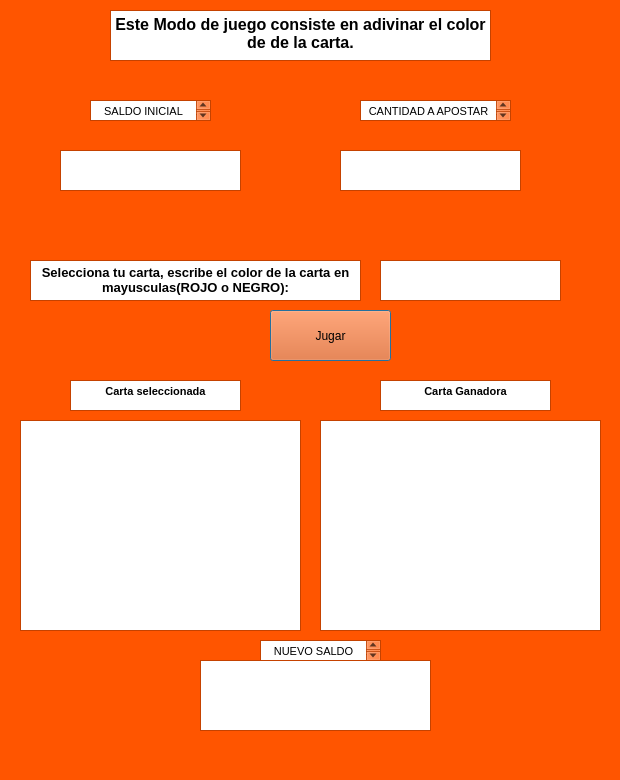
<?xml version="1.0" encoding="UTF-8"?>
<ui version="4.0">
 <class>opcion5</class>
 <widget class="QDialog" name="opcion5">
  <property name="geometry">
   <rect>
    <x>0</x>
    <y>0</y>
    <width>620</width>
    <height>780</height>
   </rect>
  </property>
  <property name="palette">
   <palette>
    <active>
     <colorrole role="WindowText">
      <brush brushstyle="SolidPattern">
       <color alpha="255">
        <red>0</red>
        <green>0</green>
        <blue>0</blue>
       </color>
      </brush>
     </colorrole>
     <colorrole role="Button">
      <brush brushstyle="SolidPattern">
       <color alpha="255">
        <red>255</red>
        <green>85</green>
        <blue>0</blue>
       </color>
      </brush>
     </colorrole>
     <colorrole role="Light">
      <brush brushstyle="SolidPattern">
       <color alpha="255">
        <red>255</red>
        <green>170</green>
        <blue>127</blue>
       </color>
      </brush>
     </colorrole>
     <colorrole role="Midlight">
      <brush brushstyle="SolidPattern">
       <color alpha="255">
        <red>255</red>
        <green>127</green>
        <blue>63</blue>
       </color>
      </brush>
     </colorrole>
     <colorrole role="Dark">
      <brush brushstyle="SolidPattern">
       <color alpha="255">
        <red>127</red>
        <green>42</green>
        <blue>0</blue>
       </color>
      </brush>
     </colorrole>
     <colorrole role="Mid">
      <brush brushstyle="SolidPattern">
       <color alpha="255">
        <red>170</red>
        <green>56</green>
        <blue>0</blue>
       </color>
      </brush>
     </colorrole>
     <colorrole role="Text">
      <brush brushstyle="SolidPattern">
       <color alpha="255">
        <red>0</red>
        <green>0</green>
        <blue>0</blue>
       </color>
      </brush>
     </colorrole>
     <colorrole role="BrightText">
      <brush brushstyle="SolidPattern">
       <color alpha="255">
        <red>255</red>
        <green>255</green>
        <blue>255</blue>
       </color>
      </brush>
     </colorrole>
     <colorrole role="ButtonText">
      <brush brushstyle="SolidPattern">
       <color alpha="255">
        <red>0</red>
        <green>0</green>
        <blue>0</blue>
       </color>
      </brush>
     </colorrole>
     <colorrole role="Base">
      <brush brushstyle="SolidPattern">
       <color alpha="255">
        <red>255</red>
        <green>255</green>
        <blue>255</blue>
       </color>
      </brush>
     </colorrole>
     <colorrole role="Window">
      <brush brushstyle="SolidPattern">
       <color alpha="255">
        <red>255</red>
        <green>85</green>
        <blue>0</blue>
       </color>
      </brush>
     </colorrole>
     <colorrole role="Shadow">
      <brush brushstyle="SolidPattern">
       <color alpha="255">
        <red>0</red>
        <green>0</green>
        <blue>0</blue>
       </color>
      </brush>
     </colorrole>
     <colorrole role="AlternateBase">
      <brush brushstyle="SolidPattern">
       <color alpha="255">
        <red>255</red>
        <green>170</green>
        <blue>127</blue>
       </color>
      </brush>
     </colorrole>
     <colorrole role="ToolTipBase">
      <brush brushstyle="SolidPattern">
       <color alpha="255">
        <red>255</red>
        <green>255</green>
        <blue>220</blue>
       </color>
      </brush>
     </colorrole>
     <colorrole role="ToolTipText">
      <brush brushstyle="SolidPattern">
       <color alpha="255">
        <red>0</red>
        <green>0</green>
        <blue>0</blue>
       </color>
      </brush>
     </colorrole>
    </active>
    <inactive>
     <colorrole role="WindowText">
      <brush brushstyle="SolidPattern">
       <color alpha="255">
        <red>0</red>
        <green>0</green>
        <blue>0</blue>
       </color>
      </brush>
     </colorrole>
     <colorrole role="Button">
      <brush brushstyle="SolidPattern">
       <color alpha="255">
        <red>255</red>
        <green>85</green>
        <blue>0</blue>
       </color>
      </brush>
     </colorrole>
     <colorrole role="Light">
      <brush brushstyle="SolidPattern">
       <color alpha="255">
        <red>255</red>
        <green>170</green>
        <blue>127</blue>
       </color>
      </brush>
     </colorrole>
     <colorrole role="Midlight">
      <brush brushstyle="SolidPattern">
       <color alpha="255">
        <red>255</red>
        <green>127</green>
        <blue>63</blue>
       </color>
      </brush>
     </colorrole>
     <colorrole role="Dark">
      <brush brushstyle="SolidPattern">
       <color alpha="255">
        <red>127</red>
        <green>42</green>
        <blue>0</blue>
       </color>
      </brush>
     </colorrole>
     <colorrole role="Mid">
      <brush brushstyle="SolidPattern">
       <color alpha="255">
        <red>170</red>
        <green>56</green>
        <blue>0</blue>
       </color>
      </brush>
     </colorrole>
     <colorrole role="Text">
      <brush brushstyle="SolidPattern">
       <color alpha="255">
        <red>0</red>
        <green>0</green>
        <blue>0</blue>
       </color>
      </brush>
     </colorrole>
     <colorrole role="BrightText">
      <brush brushstyle="SolidPattern">
       <color alpha="255">
        <red>255</red>
        <green>255</green>
        <blue>255</blue>
       </color>
      </brush>
     </colorrole>
     <colorrole role="ButtonText">
      <brush brushstyle="SolidPattern">
       <color alpha="255">
        <red>0</red>
        <green>0</green>
        <blue>0</blue>
       </color>
      </brush>
     </colorrole>
     <colorrole role="Base">
      <brush brushstyle="SolidPattern">
       <color alpha="255">
        <red>255</red>
        <green>255</green>
        <blue>255</blue>
       </color>
      </brush>
     </colorrole>
     <colorrole role="Window">
      <brush brushstyle="SolidPattern">
       <color alpha="255">
        <red>255</red>
        <green>85</green>
        <blue>0</blue>
       </color>
      </brush>
     </colorrole>
     <colorrole role="Shadow">
      <brush brushstyle="SolidPattern">
       <color alpha="255">
        <red>0</red>
        <green>0</green>
        <blue>0</blue>
       </color>
      </brush>
     </colorrole>
     <colorrole role="AlternateBase">
      <brush brushstyle="SolidPattern">
       <color alpha="255">
        <red>255</red>
        <green>170</green>
        <blue>127</blue>
       </color>
      </brush>
     </colorrole>
     <colorrole role="ToolTipBase">
      <brush brushstyle="SolidPattern">
       <color alpha="255">
        <red>255</red>
        <green>255</green>
        <blue>220</blue>
       </color>
      </brush>
     </colorrole>
     <colorrole role="ToolTipText">
      <brush brushstyle="SolidPattern">
       <color alpha="255">
        <red>0</red>
        <green>0</green>
        <blue>0</blue>
       </color>
      </brush>
     </colorrole>
    </inactive>
    <disabled>
     <colorrole role="WindowText">
      <brush brushstyle="SolidPattern">
       <color alpha="255">
        <red>127</red>
        <green>42</green>
        <blue>0</blue>
       </color>
      </brush>
     </colorrole>
     <colorrole role="Button">
      <brush brushstyle="SolidPattern">
       <color alpha="255">
        <red>255</red>
        <green>85</green>
        <blue>0</blue>
       </color>
      </brush>
     </colorrole>
     <colorrole role="Light">
      <brush brushstyle="SolidPattern">
       <color alpha="255">
        <red>255</red>
        <green>170</green>
        <blue>127</blue>
       </color>
      </brush>
     </colorrole>
     <colorrole role="Midlight">
      <brush brushstyle="SolidPattern">
       <color alpha="255">
        <red>255</red>
        <green>127</green>
        <blue>63</blue>
       </color>
      </brush>
     </colorrole>
     <colorrole role="Dark">
      <brush brushstyle="SolidPattern">
       <color alpha="255">
        <red>127</red>
        <green>42</green>
        <blue>0</blue>
       </color>
      </brush>
     </colorrole>
     <colorrole role="Mid">
      <brush brushstyle="SolidPattern">
       <color alpha="255">
        <red>170</red>
        <green>56</green>
        <blue>0</blue>
       </color>
      </brush>
     </colorrole>
     <colorrole role="Text">
      <brush brushstyle="SolidPattern">
       <color alpha="255">
        <red>127</red>
        <green>42</green>
        <blue>0</blue>
       </color>
      </brush>
     </colorrole>
     <colorrole role="BrightText">
      <brush brushstyle="SolidPattern">
       <color alpha="255">
        <red>255</red>
        <green>255</green>
        <blue>255</blue>
       </color>
      </brush>
     </colorrole>
     <colorrole role="ButtonText">
      <brush brushstyle="SolidPattern">
       <color alpha="255">
        <red>127</red>
        <green>42</green>
        <blue>0</blue>
       </color>
      </brush>
     </colorrole>
     <colorrole role="Base">
      <brush brushstyle="SolidPattern">
       <color alpha="255">
        <red>255</red>
        <green>85</green>
        <blue>0</blue>
       </color>
      </brush>
     </colorrole>
     <colorrole role="Window">
      <brush brushstyle="SolidPattern">
       <color alpha="255">
        <red>255</red>
        <green>85</green>
        <blue>0</blue>
       </color>
      </brush>
     </colorrole>
     <colorrole role="Shadow">
      <brush brushstyle="SolidPattern">
       <color alpha="255">
        <red>0</red>
        <green>0</green>
        <blue>0</blue>
       </color>
      </brush>
     </colorrole>
     <colorrole role="AlternateBase">
      <brush brushstyle="SolidPattern">
       <color alpha="255">
        <red>255</red>
        <green>85</green>
        <blue>0</blue>
       </color>
      </brush>
     </colorrole>
     <colorrole role="ToolTipBase">
      <brush brushstyle="SolidPattern">
       <color alpha="255">
        <red>255</red>
        <green>255</green>
        <blue>220</blue>
       </color>
      </brush>
     </colorrole>
     <colorrole role="ToolTipText">
      <brush brushstyle="SolidPattern">
       <color alpha="255">
        <red>0</red>
        <green>0</green>
        <blue>0</blue>
       </color>
      </brush>
     </colorrole>
    </disabled>
   </palette>
  </property>
  <property name="windowTitle">
   <string>Modo 1</string>
  </property>
  <widget class="QTextEdit" name="TD1">
   <property name="geometry">
    <rect>
     <x>380</x>
     <y>260</y>
     <width>181</width>
     <height>41</height>
    </rect>
   </property>
  </widget>
  <widget class="QTextBrowser" name="textBrowser">
   <property name="geometry">
    <rect>
     <x>110</x>
     <y>10</y>
     <width>381</width>
     <height>51</height>
    </rect>
   </property>
   <property name="html">
    <string>&lt;!DOCTYPE HTML PUBLIC &quot;-//W3C//DTD HTML 4.0//EN&quot; &quot;http://www.w3.org/TR/REC-html40/strict.dtd&quot;&gt;
&lt;html&gt;&lt;head&gt;&lt;meta name=&quot;qrichtext&quot; content=&quot;1&quot; /&gt;&lt;style type=&quot;text/css&quot;&gt;
p, li { white-space: pre-wrap; }
&lt;/style&gt;&lt;/head&gt;&lt;body style=&quot; font-family:'MS Shell Dlg 2'; font-size:8.25pt; font-weight:400; font-style:normal;&quot;&gt;
&lt;p align=&quot;center&quot; style=&quot; margin-top:0px; margin-bottom:0px; margin-left:0px; margin-right:0px; -qt-block-indent:0; text-indent:0px;&quot;&gt;&lt;span style=&quot; font-size:12pt; font-weight:600;&quot;&gt;Este Modo de juego consiste en adivinar el color de de la carta.&lt;/span&gt;&lt;/p&gt;&lt;/body&gt;&lt;/html&gt;</string>
   </property>
  </widget>
  <widget class="QTextBrowser" name="textBrowser_2">
   <property name="geometry">
    <rect>
     <x>30</x>
     <y>260</y>
     <width>331</width>
     <height>41</height>
    </rect>
   </property>
   <property name="html">
    <string>&lt;!DOCTYPE HTML PUBLIC &quot;-//W3C//DTD HTML 4.0//EN&quot; &quot;http://www.w3.org/TR/REC-html40/strict.dtd&quot;&gt;
&lt;html&gt;&lt;head&gt;&lt;meta name=&quot;qrichtext&quot; content=&quot;1&quot; /&gt;&lt;style type=&quot;text/css&quot;&gt;
p, li { white-space: pre-wrap; }
&lt;/style&gt;&lt;/head&gt;&lt;body style=&quot; font-family:'MS Shell Dlg 2'; font-size:8.25pt; font-weight:400; font-style:normal;&quot;&gt;
&lt;p align=&quot;center&quot; style=&quot; margin-top:0px; margin-bottom:0px; margin-left:0px; margin-right:0px; -qt-block-indent:0; text-indent:0px;&quot;&gt;&lt;span style=&quot; font-size:10pt; font-weight:600;&quot;&gt;Selecciona tu carta, escribe el color de la carta en mayusculas(ROJO o NEGRO):&lt;/span&gt;&lt;/p&gt;&lt;/body&gt;&lt;/html&gt;</string>
   </property>
  </widget>
  <widget class="QTextBrowser" name="Rd11">
   <property name="geometry">
    <rect>
     <x>20</x>
     <y>420</y>
     <width>281</width>
     <height>211</height>
    </rect>
   </property>
  </widget>
  <widget class="QTextBrowser" name="Rd12">
   <property name="geometry">
    <rect>
     <x>320</x>
     <y>420</y>
     <width>281</width>
     <height>211</height>
    </rect>
   </property>
  </widget>
  <widget class="QPushButton" name="butD1">
   <property name="geometry">
    <rect>
     <x>270</x>
     <y>310</y>
     <width>121</width>
     <height>51</height>
    </rect>
   </property>
   <property name="text">
    <string>Jugar</string>
   </property>
  </widget>
  <widget class="QTextBrowser" name="textBrowser_6">
   <property name="geometry">
    <rect>
     <x>70</x>
     <y>380</y>
     <width>171</width>
     <height>31</height>
    </rect>
   </property>
   <property name="html">
    <string>&lt;!DOCTYPE HTML PUBLIC &quot;-//W3C//DTD HTML 4.0//EN&quot; &quot;http://www.w3.org/TR/REC-html40/strict.dtd&quot;&gt;
&lt;html&gt;&lt;head&gt;&lt;meta name=&quot;qrichtext&quot; content=&quot;1&quot; /&gt;&lt;style type=&quot;text/css&quot;&gt;
p, li { white-space: pre-wrap; }
&lt;/style&gt;&lt;/head&gt;&lt;body style=&quot; font-family:'MS Shell Dlg 2'; font-size:8.25pt; font-weight:400; font-style:normal;&quot;&gt;
&lt;p align=&quot;center&quot; style=&quot; margin-top:0px; margin-bottom:0px; margin-left:0px; margin-right:0px; -qt-block-indent:0; text-indent:0px;&quot;&gt;&lt;span style=&quot; font-weight:600;&quot;&gt;Carta seleccionada&lt;/span&gt;&lt;/p&gt;&lt;/body&gt;&lt;/html&gt;</string>
   </property>
  </widget>
  <widget class="QTextBrowser" name="textBrowser_7">
   <property name="geometry">
    <rect>
     <x>380</x>
     <y>380</y>
     <width>171</width>
     <height>31</height>
    </rect>
   </property>
   <property name="html">
    <string>&lt;!DOCTYPE HTML PUBLIC &quot;-//W3C//DTD HTML 4.0//EN&quot; &quot;http://www.w3.org/TR/REC-html40/strict.dtd&quot;&gt;
&lt;html&gt;&lt;head&gt;&lt;meta name=&quot;qrichtext&quot; content=&quot;1&quot; /&gt;&lt;style type=&quot;text/css&quot;&gt;
p, li { white-space: pre-wrap; }
&lt;/style&gt;&lt;/head&gt;&lt;body style=&quot; font-family:'MS Shell Dlg 2'; font-size:8.25pt; font-weight:400; font-style:normal;&quot;&gt;
&lt;p align=&quot;center&quot; style=&quot; margin-top:0px; margin-bottom:0px; margin-left:0px; margin-right:0px; -qt-block-indent:0; text-indent:0px;&quot;&gt;&lt;span style=&quot; font-weight:600;&quot;&gt;Carta Ganadora&lt;/span&gt;&lt;/p&gt;&lt;/body&gt;&lt;/html&gt;</string>
   </property>
  </widget>
  <widget class="QTextEdit" name="saldoActual">
   <property name="geometry">
    <rect>
     <x>60</x>
     <y>150</y>
     <width>181</width>
     <height>41</height>
    </rect>
   </property>
  </widget>
  <widget class="QTextBrowser" name="textBrowser_4">
   <property name="geometry">
    <rect>
     <x>360</x>
     <y>100</y>
     <width>151</width>
     <height>21</height>
    </rect>
   </property>
   <property name="html">
    <string>&lt;!DOCTYPE HTML PUBLIC &quot;-//W3C//DTD HTML 4.0//EN&quot; &quot;http://www.w3.org/TR/REC-html40/strict.dtd&quot;&gt;
&lt;html&gt;&lt;head&gt;&lt;meta name=&quot;qrichtext&quot; content=&quot;1&quot; /&gt;&lt;style type=&quot;text/css&quot;&gt;
p, li { white-space: pre-wrap; }
&lt;/style&gt;&lt;/head&gt;&lt;body style=&quot; font-family:'MS Shell Dlg 2'; font-size:8.25pt; font-weight:400; font-style:normal;&quot;&gt;
&lt;p align=&quot;center&quot; style=&quot; margin-top:0px; margin-bottom:0px; margin-left:0px; margin-right:0px; -qt-block-indent:0; text-indent:0px;&quot;&gt;CANTIDAD A APOSTAR&lt;/p&gt;&lt;/body&gt;&lt;/html&gt;</string>
   </property>
  </widget>
  <widget class="QTextEdit" name="cantApuesta">
   <property name="geometry">
    <rect>
     <x>340</x>
     <y>150</y>
     <width>181</width>
     <height>41</height>
    </rect>
   </property>
  </widget>
  <widget class="QTextBrowser" name="nuevoSaldo">
   <property name="geometry">
    <rect>
     <x>200</x>
     <y>660</y>
     <width>231</width>
     <height>71</height>
    </rect>
   </property>
  </widget>
  <widget class="QTextBrowser" name="textBrowser_3">
   <property name="geometry">
    <rect>
     <x>90</x>
     <y>100</y>
     <width>121</width>
     <height>21</height>
    </rect>
   </property>
   <property name="html">
    <string>&lt;!DOCTYPE HTML PUBLIC &quot;-//W3C//DTD HTML 4.0//EN&quot; &quot;http://www.w3.org/TR/REC-html40/strict.dtd&quot;&gt;
&lt;html&gt;&lt;head&gt;&lt;meta name=&quot;qrichtext&quot; content=&quot;1&quot; /&gt;&lt;style type=&quot;text/css&quot;&gt;
p, li { white-space: pre-wrap; }
&lt;/style&gt;&lt;/head&gt;&lt;body style=&quot; font-family:'MS Shell Dlg 2'; font-size:8.25pt; font-weight:400; font-style:normal;&quot;&gt;
&lt;p align=&quot;center&quot; style=&quot; margin-top:0px; margin-bottom:0px; margin-left:0px; margin-right:0px; -qt-block-indent:0; text-indent:0px;&quot;&gt;SALDO INICIAL&lt;/p&gt;&lt;/body&gt;&lt;/html&gt;</string>
   </property>
  </widget>
  <widget class="QTextBrowser" name="textBrowser_5">
   <property name="geometry">
    <rect>
     <x>260</x>
     <y>640</y>
     <width>121</width>
     <height>21</height>
    </rect>
   </property>
   <property name="html">
    <string>&lt;!DOCTYPE HTML PUBLIC &quot;-//W3C//DTD HTML 4.0//EN&quot; &quot;http://www.w3.org/TR/REC-html40/strict.dtd&quot;&gt;
&lt;html&gt;&lt;head&gt;&lt;meta name=&quot;qrichtext&quot; content=&quot;1&quot; /&gt;&lt;style type=&quot;text/css&quot;&gt;
p, li { white-space: pre-wrap; }
&lt;/style&gt;&lt;/head&gt;&lt;body style=&quot; font-family:'MS Shell Dlg 2'; font-size:8.25pt; font-weight:400; font-style:normal;&quot;&gt;
&lt;p align=&quot;center&quot; style=&quot; margin-top:0px; margin-bottom:0px; margin-left:0px; margin-right:0px; -qt-block-indent:0; text-indent:0px;&quot;&gt;NUEVO SALDO&lt;/p&gt;&lt;/body&gt;&lt;/html&gt;</string>
   </property>
  </widget>
 </widget>
 <resources/>
 <connections/>
</ui>
